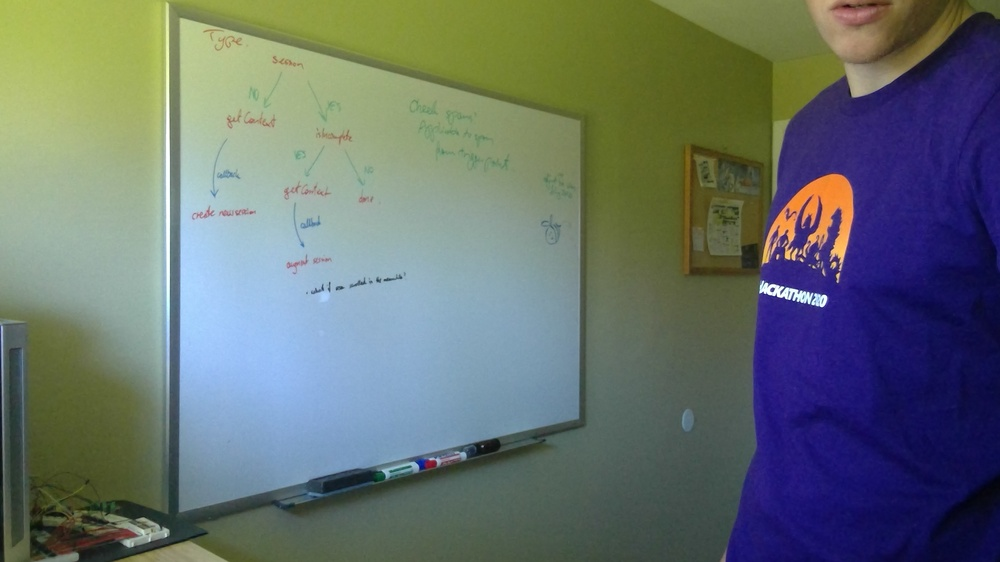
#> input picture Prototyping/samples/1.jpg, 1000 x 562 px, shrunk from 2560 x 1440 before the run, given in place of the camera
$ python edges.py
#> lines starting #> are read from the running program, lines starting #| are printed output that depends on the picture; after the words box and inside, x2 and y2 are one past the last pixel; in counts of white or black regions, pixels touching at a corner belong together
#> further down, frame is the input picture: shape (562, 1000, 3); mean B, G, R 110.3, 113.3, 102.7
import cv2
import numpy as np

threshold1 = 10
threshold2 = 90

# https://stackoverflow.com/a/45579542/879243
def processImage(image):
    edges = basicEdgeDetection(image)
    return edges

def basicEdgeDetection(image):
    # Basic edge detection
    gray = cv2.cvtColor(frame, cv2.COLOR_BGR2GRAY)
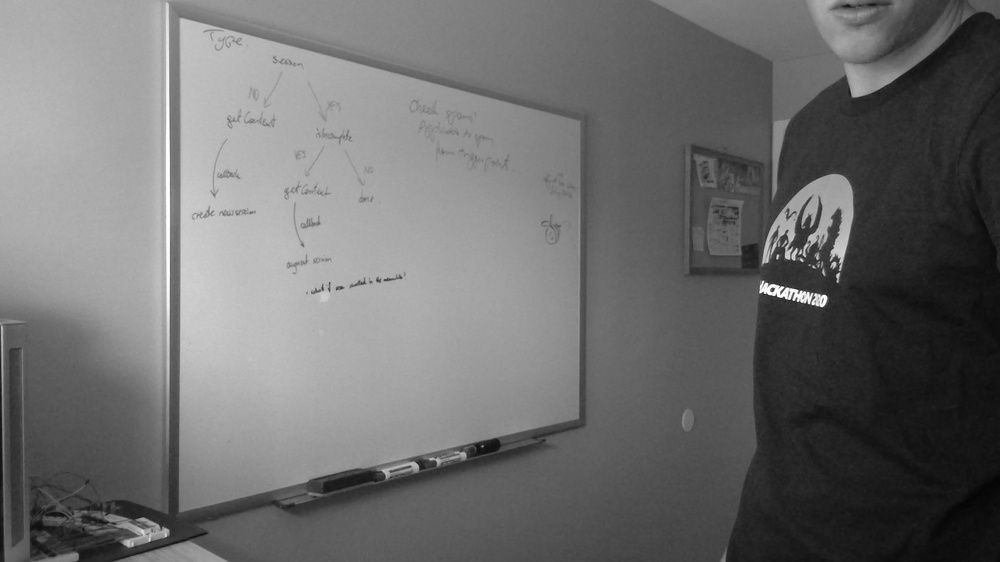
#> gray: shape (562, 1000); min 4, max 255, mean 109.8
    blur = cv2.GaussianBlur(gray, (5, 5), cv2.BORDER_DEFAULT)
    # Adjust the thresholds; Canny(blur_gray, low_threshold, high_threshold, apertureSize, bool L2gradient)
    # The lower the thresholds, the more lines and noise we see.
    # I wouldn't go lower than 30 for high threshold, and not higher than 100 where we stop seeing the whiteboard
    # The lower threshold seemed to be fine at 10
    edges = cv2.Canny(blur, threshold1, threshold2, 3) # 10, 90
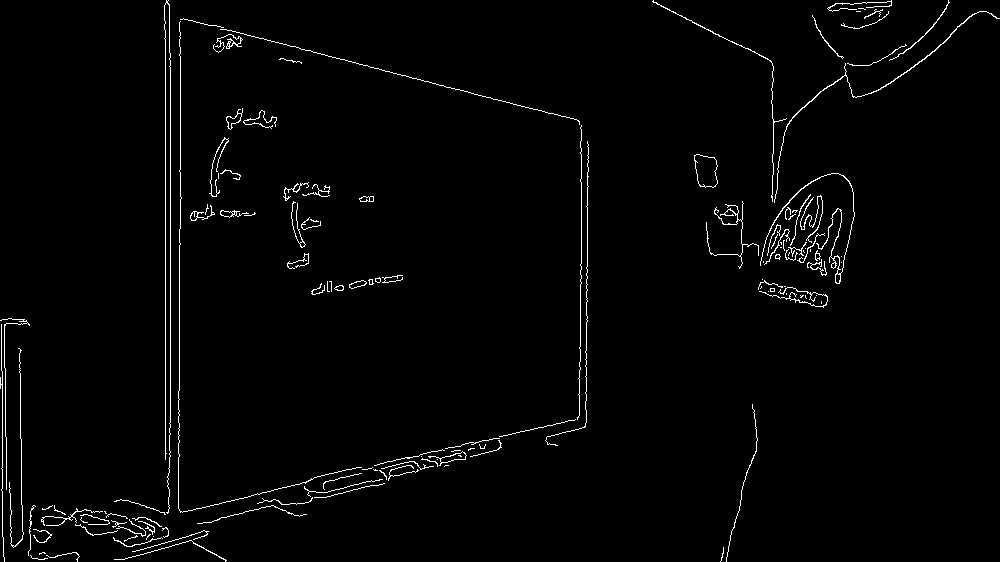
#> edges: shape (562, 1000); 1.8% white in thin lines or dots
    return edges

# Helper methods
def increaseV1():
    global threshold1
    if threshold1 < 250:
        threshold1 += 5
def decreaseV1():
    global threshold1
    if threshold1 > 5:
        threshold1 -= 5
def increaseV2():
    global threshold2
    if threshold2 < 250:
        threshold2 += 5
def decreaseV2():
    global threshold2
    if threshold2 > 5:
        threshold2 -= 5

# Main code
# get the image from the video camera
capture = cv2.VideoCapture(0)

while True:
    ret, frame = capture.read()
    result = processImage(frame)

    diagnostics = '{},{}'.format(threshold1, threshold2)
    cv2.putText(result, diagnostics, (5,20), cv2.FONT_HERSHEY_PLAIN,1, (200, 255, 200, 255), 1)
#> result: shape (562, 1000); 0.02% of pixels changed, all inside (x1, y1, x2, y2) = (8, 10, 49, 23)

    cv2.imshow('Whiteboard', result)
    key = cv2.waitKey(1)
#> (key Esc is pressed here)
    if key == 27: # Escape
        break
    elif key == 119: # w
        increaseV1()
    elif key == 115: # S
        decreaseV1()
    elif key == 100: # d
        increaseV2()
    elif key == 97: # a
        decreaseV2()

# release resources
capture.release()
cv2.destroyAllWindows()

$ run again, on Prototyping/samples/2.jpg
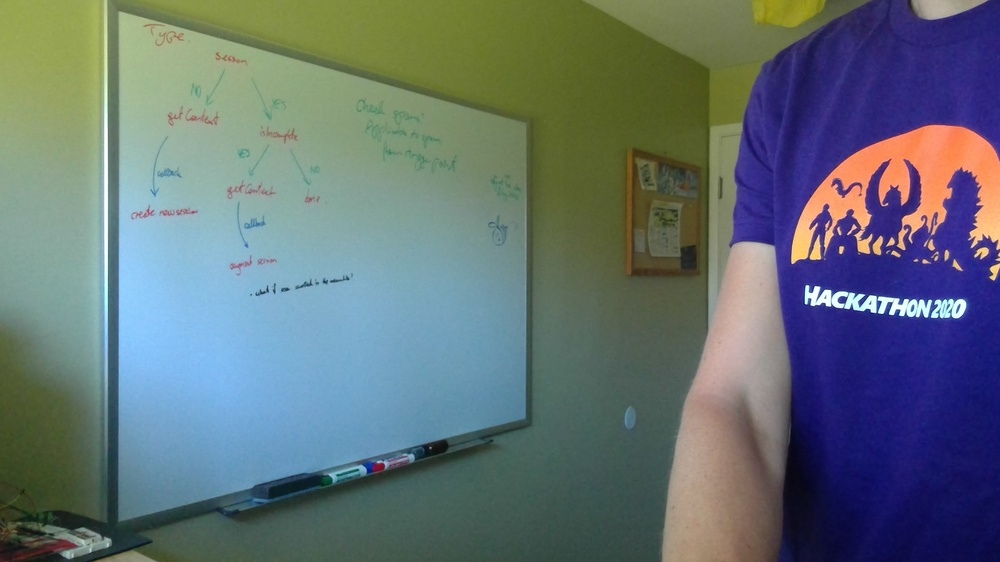
#> input picture Prototyping/samples/2.jpg, 1000 x 562 px, shrunk from 2560 x 1440 before the run, given in place of the camera
#> frame is the input picture: shape (562, 1000, 3); mean B, G, R 116.9, 113.5, 99.8
#> in basicEdgeDetection, `gray = cv2.cvtColor(frame, cv2.COLOR_BGR2GRAY)`:
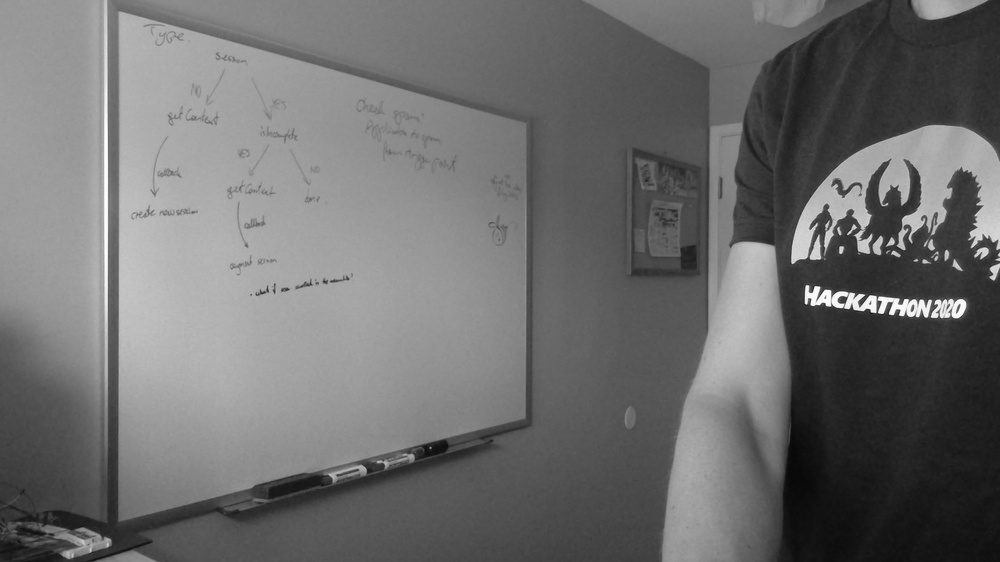
#> gray: shape (562, 1000); min 7, max 254, mean 109.8
#> in basicEdgeDetection, `edges = cv2.Canny(blur, threshold1, threshold2, 3)`:
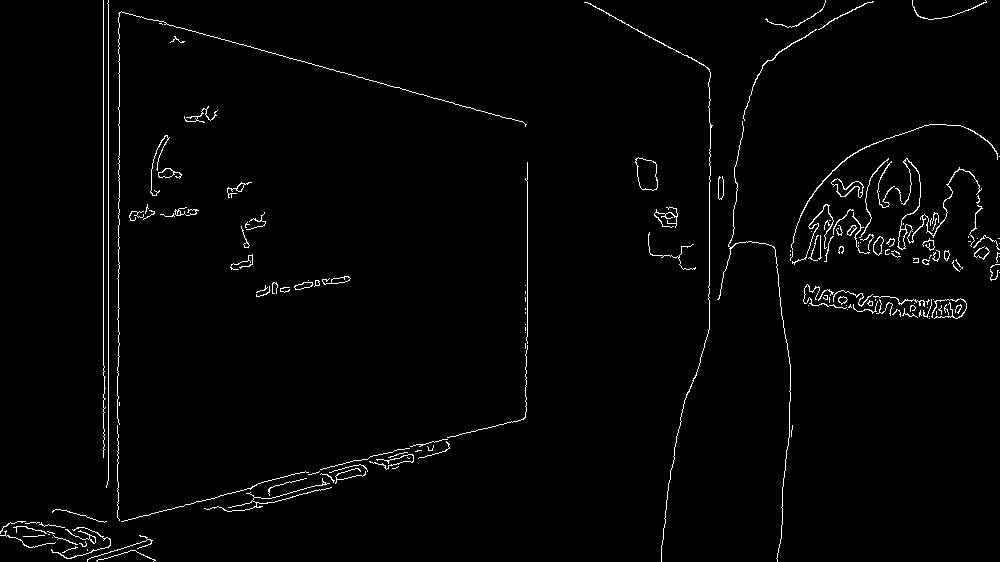
#> edges: shape (562, 1000); 1.8% white in thin lines or dots
#> result: shape (562, 1000); 0.02% of pixels changed, all inside (x1, y1, x2, y2) = (8, 10, 49, 23)

$ run again, on Prototyping/samples/3.jpg
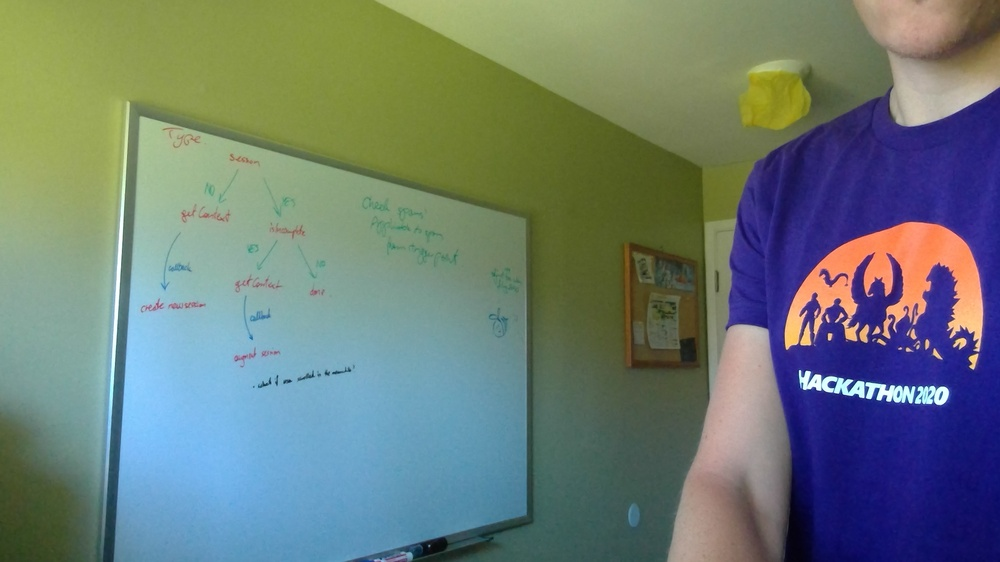
#> input picture Prototyping/samples/3.jpg, 1000 x 562 px, shrunk from 2560 x 1440 before the run, given in place of the camera
#> frame is the input picture: shape (562, 1000, 3); mean B, G, R 117.3, 123.9, 108.4
#> in basicEdgeDetection, `gray = cv2.cvtColor(frame, cv2.COLOR_BGR2GRAY)`:
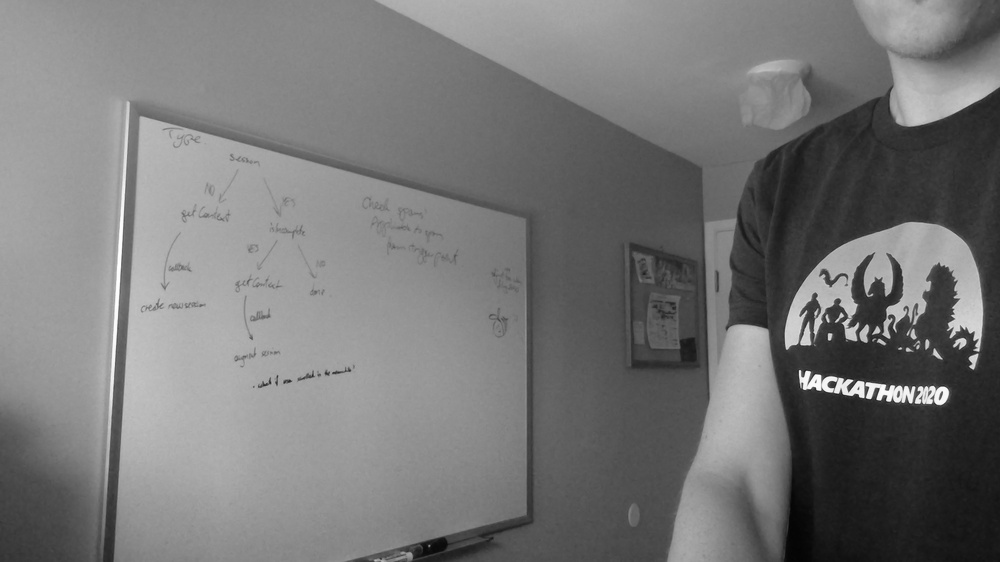
#> gray: shape (562, 1000); min 2, max 254, mean 118.5
#> in basicEdgeDetection, `edges = cv2.Canny(blur, threshold1, threshold2, 3)`:
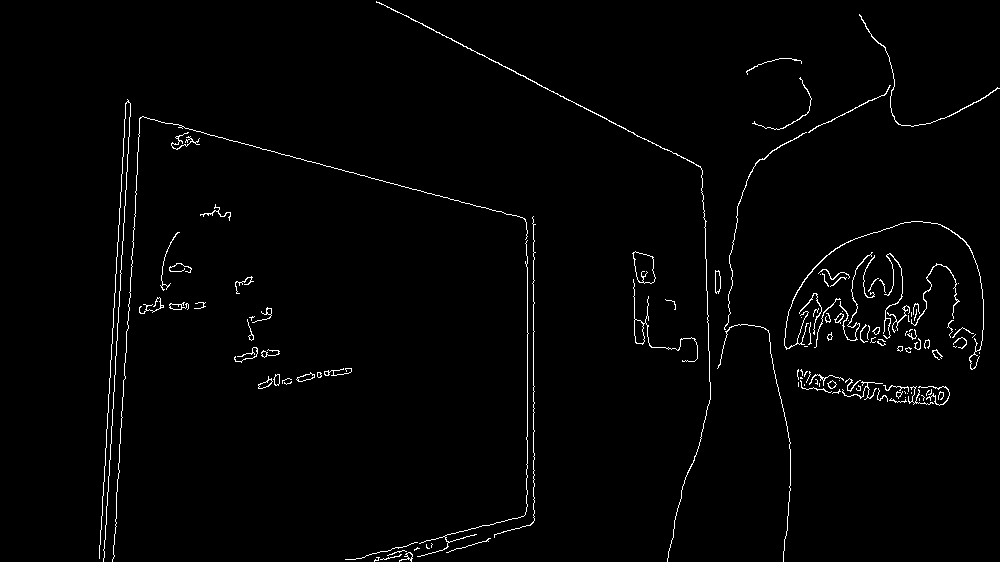
#> edges: shape (562, 1000); 1.6% white in thin lines or dots, all inside (x1, y1, x2, y2) = (99, 1, 1000, 562)
#> result: shape (562, 1000); 0.02% of pixels changed, all inside (x1, y1, x2, y2) = (8, 10, 49, 23)

$ run again, on Prototyping/samples/4.jpg
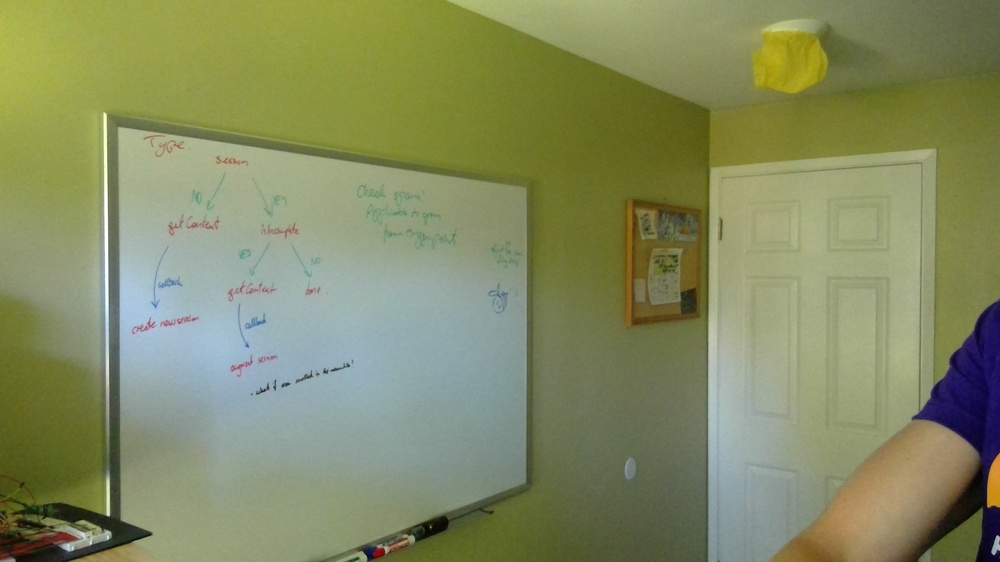
#> input picture Prototyping/samples/4.jpg, 1000 x 562 px, shrunk from 2560 x 1440 before the run, given in place of the camera
#> frame is the input picture: shape (562, 1000, 3); mean B, G, R 98.3, 139.6, 132.2
#> in basicEdgeDetection, `gray = cv2.cvtColor(frame, cv2.COLOR_BGR2GRAY)`:
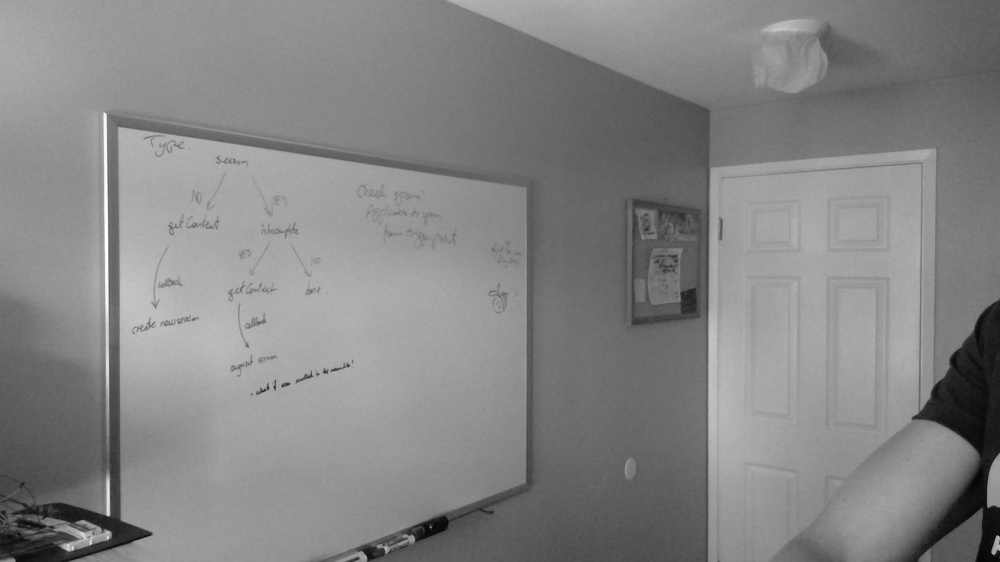
#> gray: shape (562, 1000); min 3, max 255, mean 132.7
#> in basicEdgeDetection, `edges = cv2.Canny(blur, threshold1, threshold2, 3)`:
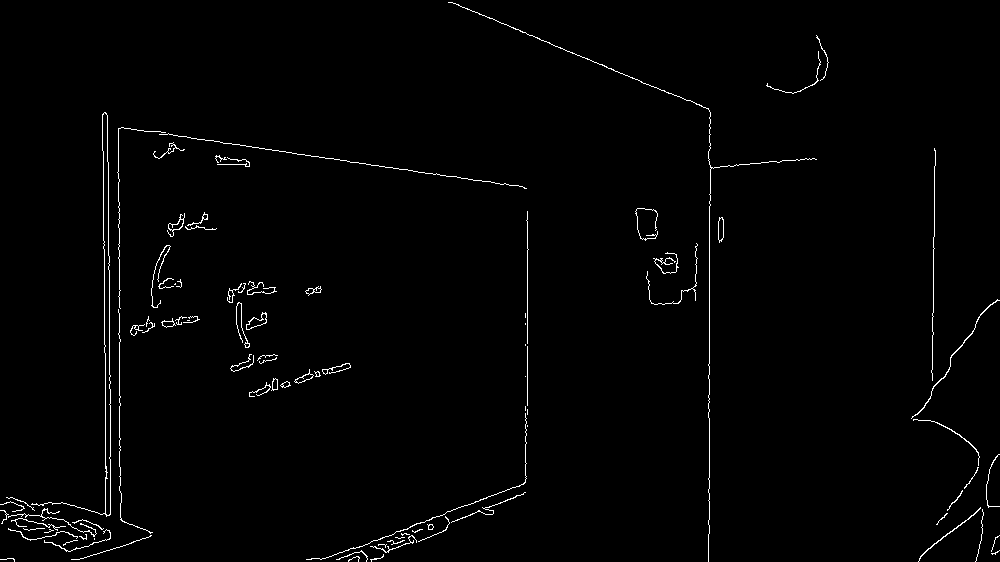
#> edges: shape (562, 1000); 1.3% white in thin lines or dots
#> result: shape (562, 1000); 0.02% of pixels changed, all inside (x1, y1, x2, y2) = (8, 10, 49, 23)
